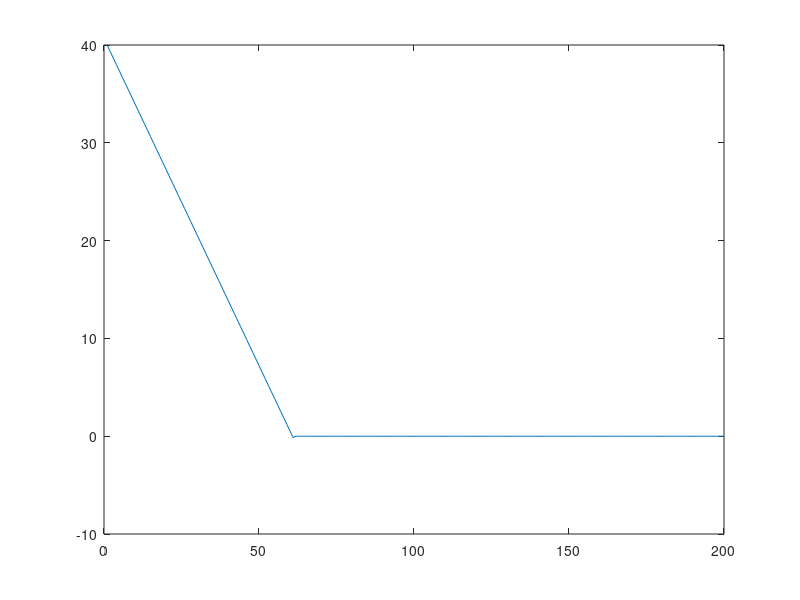

This figure's MATLAB source:
clc
clear


%%%%%% PARAMS %%%%%%%%
numValues = 200;
stepSize = 0.1;


frictionStatic = 0.7; % myS
frictionKinetic = 0.3; % myK
objectMass = 8; % Value in kilograms
forceAngle = 0.523598776; % (30 degrees) Value in radians
%%%%%%%%%%%%%%%%%%%%%%

% Init Force vector
F = zeros(numValues, 1); % Inits an array of numValue zeros.
F(1) = 200; % We need an inital force or the object will never move. (Law of friction)

% Init Acceleration vector
a = zeros(numValues, 1);

% Init Velocity vector
v = zeros(numValues, 1);
v(1) = 40;

% Gravitation
g = 9.8;

Fx = F(1)*cos(forceAngle);
staticMaxF = frictionStatic*(objectMass*g + F(1)*sin(forceAngle));

if (staticMaxF < Fx)
    accelerationX = -(frictionKinetic*(objectMass*g + F(1)*sin(forceAngle)))/objectMass; % Constant acceleration
    for i = 1:numValues
        if (v(i) > 0) % If the speed is negative we dont want to continue
            v(i+1) = v(i) + stepSize*accelerationX; % Euler method for acceleration and velocity
        end
    end
end

figure;
plot(v)
